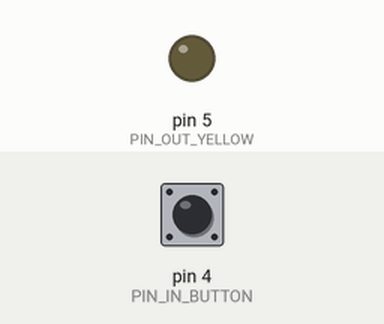
Simulated run of this sketch. Board: Arduino Uno, built with avr-gcc and run on an emulated ATmega328P. Shown: output pins drawn as LEDs (lit = HIGH). Dashed ring = blinking. The inputs (shaded band) are chosen by the test bench; at power-on: pin 4 (PIN_IN_BUTTON) LOW.

Above: at 1.2 s.
1.3 s: pin 4 (PIN_IN_BUTTON) pulled HIGH for 3.2 s
At 3.0 s:
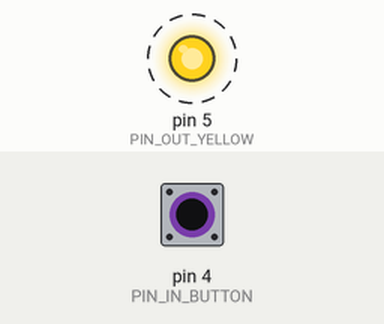
Timing chart, 0 to 6.8 s (numbered marks = the images above; inputs shaded):
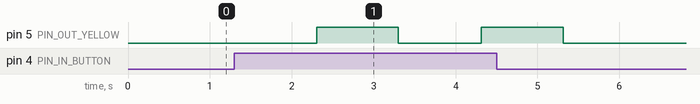

The sketch:

manual_override.c.ino
```cpp
const uint8_t PIN_IN_BUTTON = 4;
const uint8_t PIN_OUT_YELLOW = 5;

uint32_t override = 0;
const uint32_t OVERRIDE_INC_MS = 10;
const uint32_t OVERRIDE_MAX_MS = 1000;

void setup() {
    // Initialize indicator LED
    pinMode(PIN_OUT_YELLOW, OUTPUT);
}

void loop() {
    // Read the button input pin;
    // If the override is engaged, wait; else clear
    boolean state = digitalRead(PIN_IN_BUTTON);
    if (state) override += OVERRIDE_INC_MS;
    else override = 0;

    // Check if override has been pressed for long enough
    if (override > OVERRIDE_MAX_MS) {
        override = 0;
        digitalWrite(PIN_OUT_YELLOW, HIGH);
        delay(1000);
        digitalWrite(PIN_OUT_YELLOW, LOW);
    }

    delay(OVERRIDE_INC_MS);
}
```

Measured:
- after the input at 1.3 s, pin 5 (PIN_OUT_YELLOW): alternates HIGH for 1.0 s and LOW for 1.0 s, 4 changes in all, then stays LOW, starting after 1.0 s
